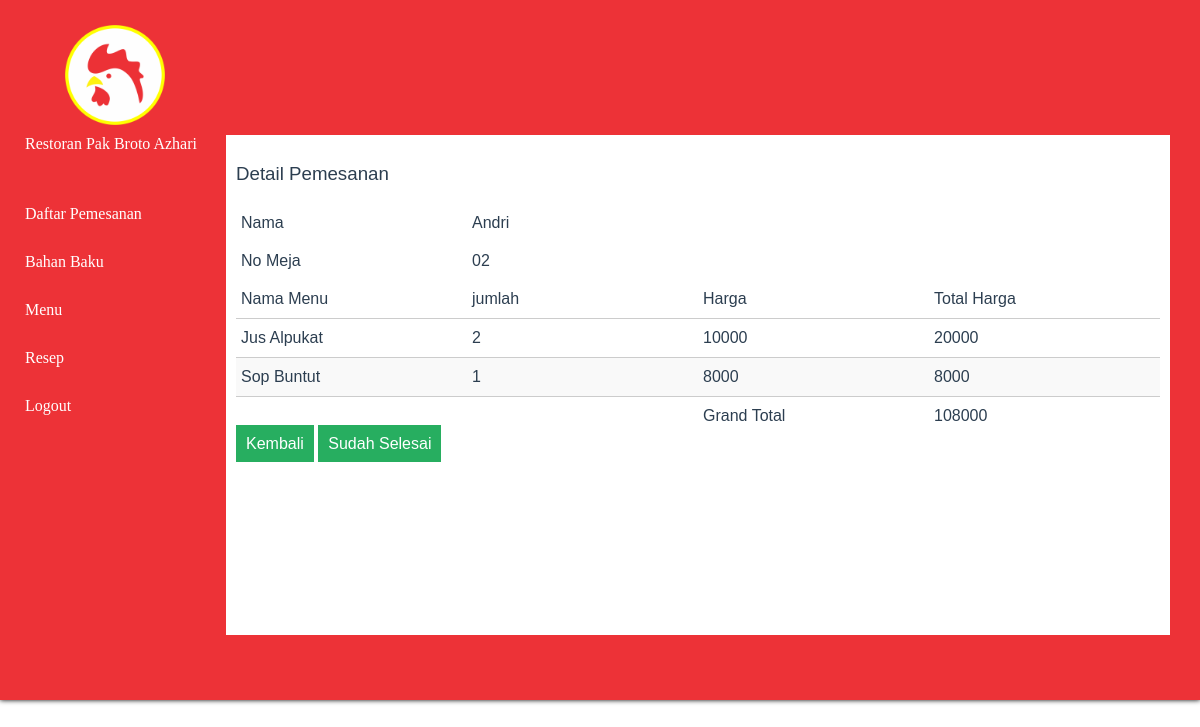
/modul_pemesanan/detail-daftar-pesanan.php?no_pesanan=1, run on an earlier commit of the app's database.
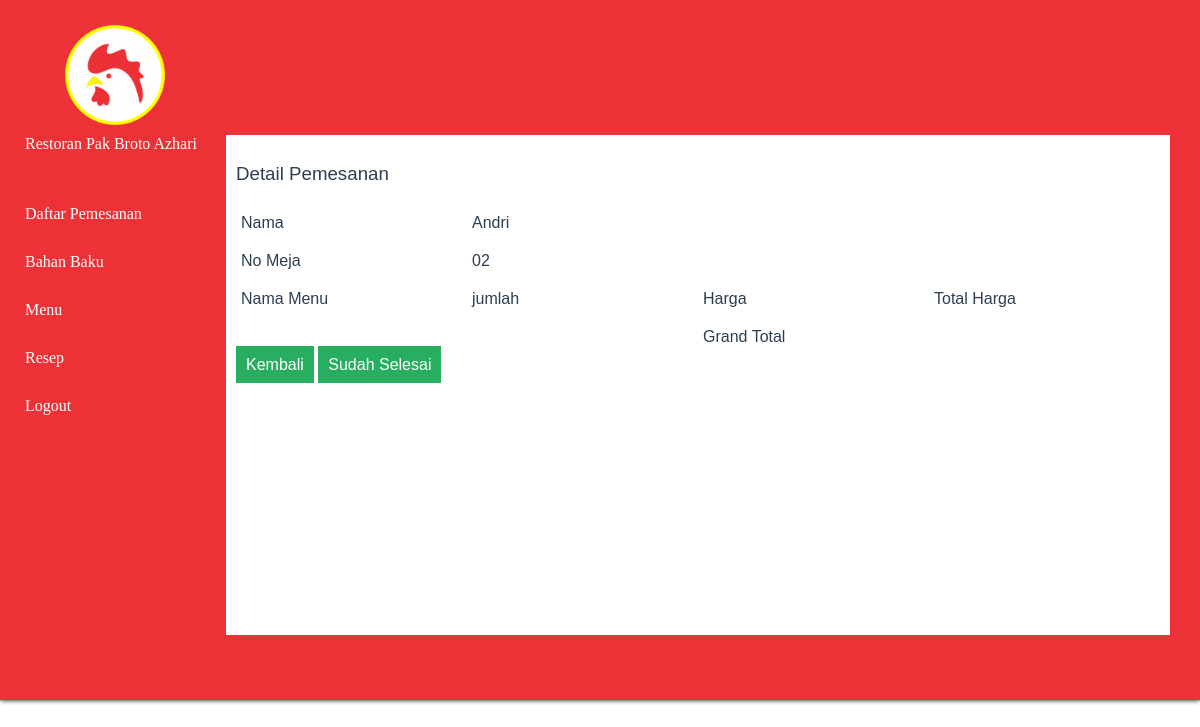
And on a later commit of the database.
### tables this page shows
CREATE TABLE `detail_pesanan` (
  `id_detailpesanan` int(11) NOT NULL,
  `no_pesanan` int(11) NOT NULL,
  `id_menu` int(11) NOT NULL,
  `jumlah` int(11) NOT NULL,
  `total_harga` int(11) NOT NULL
);

CREATE TABLE `menu` (
  `id_menu` int(11) NOT NULL,
  `nama_menu` varchar(50) NOT NULL,
  `harga_menu` int(11) NOT NULL,
  `jenis_menu` varchar(50) NOT NULL,
  `id` int(11) NOT NULL
);

### modul_pemesanan/detail-daftar-pesanan.php (the view, shortened to what this page needs)
<?php
include '../function.php';
include '../modul_menu/proses-list-menu.php';
$no_pesanan = $_GET['no_pesanan'];
$qpesan = "SELECT pesanan.*, meja.no_meja FROM `pesanan` JOIN meja ON meja.id_meja = pesanan.id_meja WHERE no_pesanan = $no_pesanan";
$hasilpesan = mysqli_query($db,$qpesan);
$data_pesan = mysqli_fetch_assoc($hasilpesan);
$querydetail = "SELECT detail_pesanan.*, menu.id_menu, menu.nama_menu, menu.harga_menu FROM `detail_pesanan` JOIN menu ON detail_pesanan.id_menu = menu.id_menu WHERE detail_pesanan.no_pesanan = $no_pesanan";
$hasil = mysqli_query($db, $querydetail);
$data_detail = array();
while ($row = mysqli_fetch_assoc($hasil)) {
$data_detail[] = $row;
}
?>
<!DOCTYPE html>
<html lang="en">
<head>
    <link rel="stylesheet" href="../css/style.css">
</head>
<body>
    <div class="container clearfix">
        <div class="logo"><img src="../img/LOGO.png" ></div>
        <h4>Restoran Pak Broto Azhari</h4>
        <div class="content">
            <h3>Detail Pemesanan</h3>
                <table class="data">
                    <tr>
                        <th style="text-align: left; width: 20%">Nama</th>
                        <th style="text-align: left; width: 20%"><?php echo $data_pesan['nama_pelanggan']; ?></th>
                        <th style="text-align: left; width: 20%"></th>
                        <th style="text-align: left; width: 20%"></th>
                    </tr>
                    <tr>
                        <th style="text-align: left; width: 20%">No Meja</th>
                        <th style="text-align: left; width: 20%"><?php echo $data_pesan['no_meja'] ?></th>
                        <th style="text-align: left; width: 20%"></th>
                        <th style="text-align: left; width: 20%"></th>
                    </tr>
                </table>
                <table class="data">
                    <tr>
                        <th style="text-align: left; width: 20%">Nama Menu</th>
                        <th style="text-align: left; width: 20%">jumlah</th>
                        <th style="text-align: left; width: 20%">Harga</th>
                        <th style="text-align: left; width: 20%">Total Harga</th>
                    </tr>
                    <?php foreach ($data_detail as $detail) : ?>
                    <tr>
                        <td><?php echo $detail['nama_menu'] ?></td>
                         <td><?php echo $detail['jumlah'] ?></td>
                         <td><?php echo $detail['harga_menu'] ?></td>
                         <td><?php echo $detail['total_harga'] ?></td>
                    </tr>
                    <?php endforeach ?>
                </table>
                <table class="data">
                    <tr>
                        <?php $querysum = "select sum(total_harga) as grand_total from detail_pesanan WHERE detail_pesanan.no_pesanan = $no_pesanan";
                                $hasilsum = mysqli_query($db, $querysum);
                                @$grand_total = mysqli_fetch_assoc($hasilsum);
                         ?>
                        <th style="text-align: left; width: 20%"></th>
                        <th style="text-align: left; width: 20%"></th>
                        <th style="text-align: left; width: 20%">Grand Total</th>
                        <th style="text-align: left; width: 20%"><?php echo $grand_total['grand_total']; ?></th>
                    </tr>
                </table>
                <a class="btn btn-tambah" href="daftar-pesanan.php">Kembali</a>
                <a class="btn btn-tambah" href="daftar-pesanan.php">Sudah Selesai</a>
        </div>
    </div>
</body>
</html>

What changed in the data, as far as the page shows it:
removed detail_pesanan: id_menu.nama_menu "Jus Alpukat", jumlah "2", id_menu.harga_menu "10000", total_harga "20000"
removed detail_pesanan: id_menu.nama_menu "Sop Buntut", jumlah "1", id_menu.harga_menu "8000", total_harga "8000"
Also different on the page:
$grand_total['grand_total']: "108000" → (not shown)
